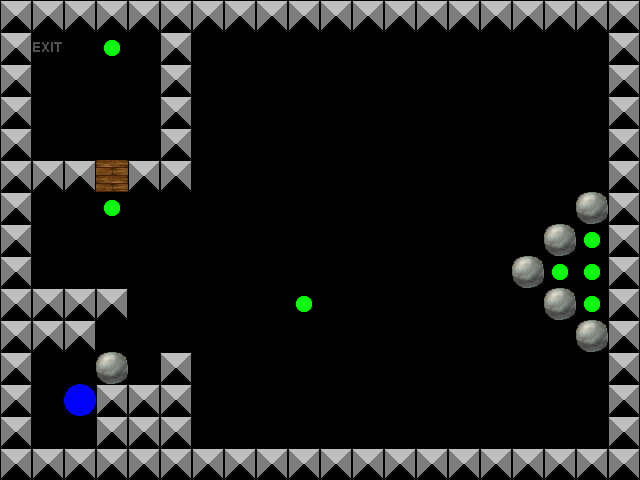

A level layout from a 2D game, rendered from its tile map. Below: a short description, then the map file with its tile-grid data intact:
An orthogonal 20x15 tile map with 32x32 px tiles, 4 tile layers (Layer 0, Layer 1, Layer 2, Layer 3), 4 tilesets.

<map version="1.0" orientation="orthogonal" width="20" height="15" tilewidth="32" tileheight="32">
 <properties>
  <property name="Title" value="Level 2" />
  <property name="Description" value="The first level ever!" />
 </properties>
 <tileset firstgid="1" name="Layer0" tilewidth="32" tileheight="32">
  <image source="Layer0.png" width="192" height="64" />
 </tileset>
 <tileset firstgid="13" name="Layer1" tilewidth="32" tileheight="32">
  <image source="Layer1.png" width="64" height="32" />
 </tileset>
 <tileset firstgid="15" name="Layer2" tilewidth="32" tileheight="32">
  <image source="Layer2.png" width="32" height="32" />
 </tileset>
 <tileset firstgid="16" name="Layer3" tilewidth="32" tileheight="32">
  <image source="Layer3.png" width="64" height="32" />
 </tileset>
 <layer name="Layer 0" width="20" height="15">
  <data encoding="csv">
2,2,2,2,2,2,2,2,2,2,2,2,2,2,2,2,2,2,2,2,
2,1,0,0,0,2,0,0,0,0,0,0,0,0,0,0,0,0,0,2,
2,0,0,0,0,2,0,0,0,0,0,0,0,0,0,0,0,0,0,2,
2,0,0,0,0,2,0,0,0,0,0,0,0,0,0,0,0,0,0,2,
2,0,0,0,0,2,0,0,0,0,0,0,0,0,0,0,0,0,0,2,
2,2,2,2,2,2,0,0,0,0,0,0,0,0,0,0,0,0,0,2,
2,0,0,0,0,0,0,0,0,0,0,0,0,0,0,0,0,0,0,2,
2,0,0,0,0,0,0,0,0,0,0,0,0,0,0,0,0,0,0,2,
2,0,0,0,0,0,0,0,0,0,0,0,0,0,0,0,0,0,0,2,
2,2,2,2,0,0,0,0,0,0,0,0,0,0,0,0,0,0,0,2,
2,2,2,0,0,0,0,0,0,0,0,0,0,0,0,0,0,0,0,2,
2,0,0,0,0,2,0,0,0,0,0,0,0,0,0,0,0,0,0,2,
2,0,0,2,2,2,0,0,0,0,0,0,0,0,0,0,0,0,0,2,
2,0,0,2,2,2,0,0,0,0,0,0,0,0,0,0,0,0,0,2,
2,2,2,2,2,2,2,2,2,2,2,2,2,2,2,2,2,2,2,2
</data>
 </layer>
 <layer name="Layer 1" width="20" height="15">
  <data encoding="csv">
0,0,0,0,0,0,0,0,0,0,0,0,0,0,0,0,0,0,0,0,
0,0,0,0,0,0,0,0,0,0,0,0,0,0,0,0,0,0,0,0,
0,0,0,0,0,0,0,0,0,0,0,0,0,0,0,0,0,0,0,0,
0,0,0,0,0,0,0,0,0,0,0,0,0,0,0,0,0,0,0,0,
0,0,0,0,0,0,0,0,0,0,0,0,0,0,0,0,0,0,0,0,
0,0,0,13,0,0,0,0,0,0,0,0,0,0,0,0,0,0,0,0,
0,0,0,0,0,0,0,0,0,0,0,0,0,0,0,0,0,0,0,0,
0,0,0,0,0,0,0,0,0,0,0,0,0,0,0,0,0,0,0,0,
0,0,0,0,0,0,0,0,0,0,0,0,0,0,0,0,0,0,0,0,
0,0,0,0,0,0,0,0,0,0,0,0,0,0,0,0,0,0,0,0,
0,0,0,0,0,0,0,0,0,0,0,0,0,0,0,0,0,0,0,0,
0,0,0,0,0,0,0,0,0,0,0,0,0,0,0,0,0,0,0,0,
0,0,0,0,0,0,0,0,0,0,0,0,0,0,0,0,0,0,0,0,
0,0,0,0,0,0,0,0,0,0,0,0,0,0,0,0,0,0,0,0,
0,0,0,0,0,0,0,0,0,0,0,0,0,0,0,0,0,0,0,0
</data>
 </layer>
 <layer name="Layer 2" width="20" height="15">
  <data encoding="csv">
0,0,0,0,0,0,0,0,0,0,0,0,0,0,0,0,0,0,0,0,
0,0,0,0,0,0,0,0,0,0,0,0,0,0,0,0,0,0,0,0,
0,0,0,0,0,0,0,0,0,0,0,0,0,0,0,0,0,0,0,0,
0,0,0,0,0,0,0,0,0,0,0,0,0,0,0,0,0,0,0,0,
0,0,0,0,0,0,0,0,0,0,0,0,0,0,0,0,0,0,0,0,
0,0,0,0,0,0,0,0,0,0,0,0,0,0,0,0,0,0,0,0,
0,0,0,0,0,0,0,0,0,0,0,0,0,0,0,0,0,0,15,0,
0,0,0,0,0,0,0,0,0,0,0,0,0,0,0,0,0,15,0,0,
0,0,0,0,0,0,0,0,0,0,0,0,0,0,0,0,15,0,0,0,
0,0,0,0,0,0,0,0,0,0,0,0,0,0,0,0,0,15,0,0,
0,0,0,0,0,0,0,0,0,0,0,0,0,0,0,0,0,0,15,0,
0,0,0,15,0,0,0,0,0,0,0,0,0,0,0,0,0,0,0,0,
0,0,0,0,0,0,0,0,0,0,0,0,0,0,0,0,0,0,0,0,
0,0,0,0,0,0,0,0,0,0,0,0,0,0,0,0,0,0,0,0,
0,0,0,0,0,0,0,0,0,0,0,0,0,0,0,0,0,0,0,0
</data>
 </layer>
 <layer name="Layer 3" width="20" height="15">
  <data encoding="csv">
0,0,0,0,0,0,0,0,0,0,0,0,0,0,0,0,0,0,0,0,
0,0,0,17,0,0,0,0,0,0,0,0,0,0,0,0,0,0,0,0,
0,0,0,0,0,0,0,0,0,0,0,0,0,0,0,0,0,0,0,0,
0,0,0,0,0,0,0,0,0,0,0,0,0,0,0,0,0,0,0,0,
0,0,0,0,0,0,0,0,0,0,0,0,0,0,0,0,0,0,0,0,
0,0,0,0,0,0,0,0,0,0,0,0,0,0,0,0,0,0,0,0,
0,0,0,17,0,0,0,0,0,0,0,0,0,0,0,0,0,0,0,0,
0,0,0,0,0,0,0,0,0,0,0,0,0,0,0,0,0,0,17,0,
0,0,0,0,0,0,0,0,0,0,0,0,0,0,0,0,0,17,17,0,
0,0,0,0,0,0,0,0,0,17,0,0,0,0,0,0,0,0,17,0,
0,0,0,0,0,0,0,0,0,0,0,0,0,0,0,0,0,0,0,0,
0,0,0,0,0,0,0,0,0,0,0,0,0,0,0,0,0,0,0,0,
0,0,16,0,0,0,0,0,0,0,0,0,0,0,0,0,0,0,0,0,
0,0,0,0,0,0,0,0,0,0,0,0,0,0,0,0,0,0,0,0,
0,0,0,0,0,0,0,0,0,0,0,0,0,0,0,0,0,0,0,0
</data>
 </layer>
</map>
